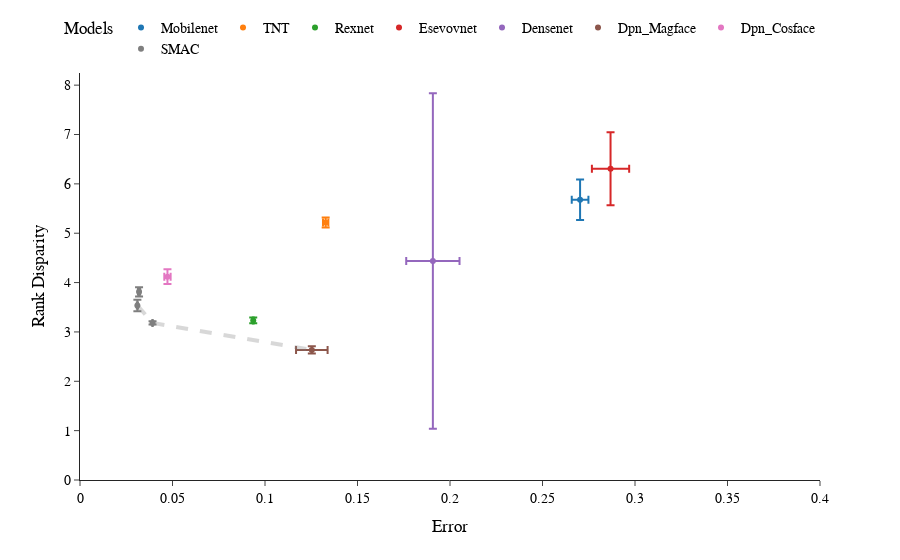

Notebook cell for this chart:
### Code cell
#Test plot
fig = px.scatter(df_rank_4, x='Accuracy_mean', y='Disparity_mean', error_x = "Accuracy_std", error_y = "Disparity_std", color='Model', template="simple_white",)
fig.update_layout(
    yaxis_title="Rank Disparity",
    xaxis_title = "Error",
    xaxis_range=[0,0.4]
)
fig.add_shape(type='line',
                x0=0,y0=0,x1=1,y1=0,
                line=dict(color='Red',),
                xref='x',yref='y'
)
fig.update_layout(
    xaxis_title="Error",
    yaxis_title="Rank Disparity",
    legend_title="Models",
    font=dict(
        family="Arial",
        size=14,
        color="Black"
    )
)
fig.update_layout(legend=dict(
    orientation="h",
    yanchor="bottom",
    y=1.02,
    xanchor="right",
    x=1
))
p = np.array(preparePareto(df_rank_4[['Accuracy_mean','Disparity_mean']], False, False).dropna())
for x, y in zip(p[:-1], p[1:]):
    fig.add_shape(type='line',
                x0=x[0],y0=x[1],x1=y[0],y1=y[1],
                line=dict(color='gray',width=4),line_dash='dash',
                xref='x',yref='y')
fig.write_html("pareto_rank_disp_4.html")
fig.show()

### Figure 1 — Plotly figure (JSON) as saved in the notebook; plotly's stock layout.template omitted (floating-point values rounded to 4 significant figures)
{"data": [{"error_x": {"array": [0.004509]}, "error_y": {"array": [0.4111]}, "hovertemplate": "Model=Mobilenet<br>Accuracy_mean=%{x}<br>Disparity_mean=%{y}<extra></extra>", "legendgroup": "Mobilenet", "marker": {"color": "#1F77B4", "symbol": "circle"}, "mode": "markers", "name": "Mobilenet", "orientation": "v", "showlegend": true, "type": "scatter", "x": [0.2703], "xaxis": "x", "y": [5.679], "yaxis": "y"}, {"error_x": {"array": [0.001453]}, "error_y": {"array": [0.1008]}, "hovertemplate": "Model=TNT<br>Accuracy_mean=%{x}<br>Disparity_mean=%{y}<extra></extra>", "legendgroup": "TNT", "marker": {"color": "#FF7F0E", "symbol": "circle"}, "mode": "markers", "name": "TNT", "orientation": "v", "showlegend": true, "type": "scatter", "x": [0.1328], "xaxis": "x", "y": [5.215], "yaxis": "y"}, {"error_x": {"array": [0.0002105]}, "error_y": {"array": [0.05801]}, "hovertemplate": "Model=Rexnet<br>Accuracy_mean=%{x}<br>Disparity_mean=%{y}<extra></extra>", "legendgroup": "Rexnet", "marker": {"color": "#2CA02C", "symbol": "circle"}, "mode": "markers", "name": "Rexnet", "orientation": "v", "showlegend": true, "type": "scatter", "x": [0.09364], "xaxis": "x", "y": [3.233], "yaxis": "y"}, {"error_x": {"array": [0.01007]}, "error_y": {"array": [0.7383]}, "hovertemplate": "Model=Esevovnet<br>Accuracy_mean=%{x}<br>Disparity_mean=%{y}<extra></extra>", "legendgroup": "Esevovnet", "marker": {"color": "#D62728", "symbol": "circle"}, "mode": "markers", "name": "Esevovnet", "orientation": "v", "showlegend": true, "type": "scatter", "x": [0.2868], "xaxis": "x", "y": [6.306], "yaxis": "y"}, {"error_x": {"array": [0.0144]}, "error_y": {"array": [3.398]}, "hovertemplate": "Model=Densenet<br>Accuracy_mean=%{x}<br>Disparity_mean=%{y}<extra></extra>", "legendgroup": "Densenet", "marker": {"color": "#9467BD", "symbol": "circle"}, "mode": "markers", "name": "Densenet", "orientation": "v", "showlegend": true, "type": "scatter", "x": [0.1907], "xaxis": "x", "y": [4.436], "yaxis": "y"}, {"error_x": {"array": [0.008529]}, "error_y": {"array": [0.07286]}, "hovertemplate": "Model=Dpn_Magface<br>Accuracy_mean=%{x}<br>Disparity_mean=%{y}<extra></extra>", "legendgroup": "Dpn_Magface", "marker": {"color": "#8C564B", "symbol": "circle"}, "mode": "markers", "name": "Dpn_Magface", "orientation": "v", "showlegend": true, "type": "scatter", "x": [0.1253], "xaxis": "x", "y": [2.635], "yaxis": "y"}, {"error_x": {"array": [0.001706]}, "error_y": {"array": [0.1501]}, "hovertemplate": "Model=Dpn_Cosface<br>Accuracy_mean=%{x}<br>Disparity_mean=%{y}<extra></extra>", "legendgroup": "Dpn_Cosface", "marker": {"color": "#E377C2", "symbol": "circle"}, "mode": "markers", "name": "Dpn_Cosface", "orientation": "v", "showlegend": true, "type": "scatter", "x": [0.04728], "xaxis": "x", "y": [4.119], "yaxis": "y"}, {"error_x": {"array": [0.0003052, 0.0001146, 0.0006081]}, "error_y": {"array": [0.1183, 0.03347, 0.09482]}, "hovertemplate": "Model=SMAC<br>Accuracy_mean=%{x}<br>Disparity_mean=%{y}<extra></extra>", "legendgroup": "SMAC", "marker": {"color": "#7F7F7F", "symbol": "circle"}, "mode": "markers", "name": "SMAC", "orientation": "v", "showlegend": true, "type": "scatter", "x": [0.03102, 0.03921, 0.03192], "xaxis": "x", "y": [3.535, 3.183, 3.812], "yaxis": "y"}], "layout": {"font": {"color": "Black", "family": "Arial", "size": 14}, "legend": {"orientation": "h", "title": {"text": "Models"}, "tracegroupgap": 0, "x": 1, "xanchor": "right", "y": 1.02, "yanchor": "bottom"}, "margin": {"t": 60}, "shapes": [{"line": {"color": "Red"}, "type": "line", "x0": 0, "x1": 1, "xref": "x", "y0": 0, "y1": 0, "yref": "y"}, {"line": {"color": "gray", "dash": "dash", "width": 4}, "type": "line", "x0": 0.03102, "x1": 0.03921, "xref": "x", "y0": 3.535, "y1": 3.183, "yref": "y"}, {"line": {"color": "gray", "dash": "dash", "width": 4}, "type": "line", "x0": 0.03921, "x1": 0.1253, "xref": "x", "y0": 3.183, "y1": 2.635, "yref": "y"}], "xaxis": {"anchor": "y", "domain": [0, 1], "range": [0, 0.4], "title": {"text": "Error"}}, "yaxis": {"anchor": "x", "domain": [0, 1], "title": {"text": "Rank Disparity"}}}}
